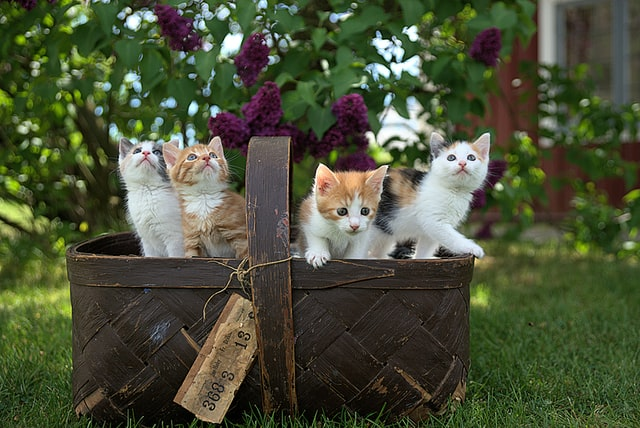
#> input picture resources/photos/cats.jpg, 640 x 428 px, found by its file name
$ python histogram.py
#> lines starting #> are read from the running program, lines starting #| are printed output that depends on the picture; after the words box and inside, x2 and y2 are one past the last pixel; in counts of white or black regions, pixels touching at a corner belong together
# pylint:disable=no-member

import cv2 as cv
import matplotlib.pyplot as plt
import numpy as np

img = cv.imread("resources/photos/cats.jpg")
#> img is the input picture: shape (428, 640, 3); mean B, G, R 55.7, 80.9, 74.5
cv.imshow("Cats", img)

blank = np.zeros(img.shape[:2], dtype="uint8")
mask = cv.circle(blank, (img.shape[1] // 2, img.shape[0] // 2), 100, 255, -1)
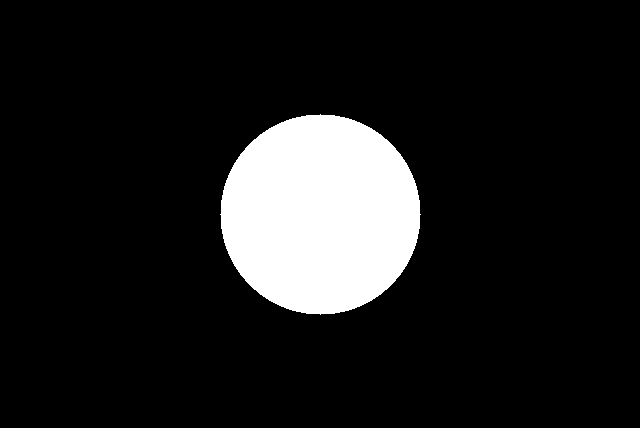
#> blank: shape (428, 640); 11.5% white; 1 white region, box (x1, y1, x2, y2) and area: (220, 114, 421, 315) 31417
masked = cv.bitwise_and(img, img, mask=mask)
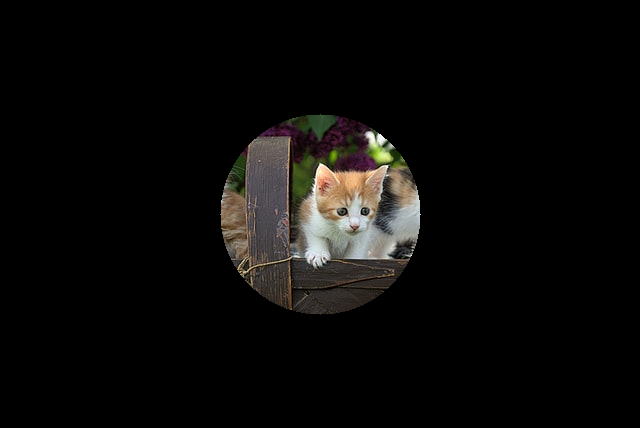
#> masked: shape (428, 640, 3); mean B, G, R 9.2, 10.4, 11.3
cv.imshow("Mask", masked)

# [29 lines of commented-out code are left out]

cv.waitKey(0)

$ run again, with resources/photos/group-1.jpg copied over resources/photos/cats.jpg
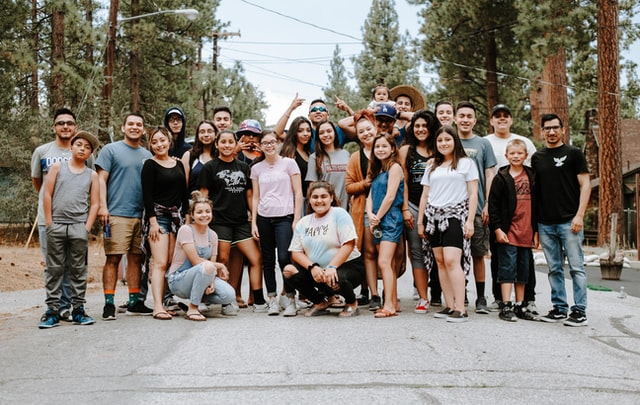
#> input picture resources/photos/group-1.jpg, 640 x 405 px, found by its file name
#> img is the input picture: shape (405, 640, 3); mean B, G, R 117.4, 125.9, 133.4
#> `mask = cv.circle(blank, (img.shape[1] // 2, img.shape[0] // 2), 100, 2..`:
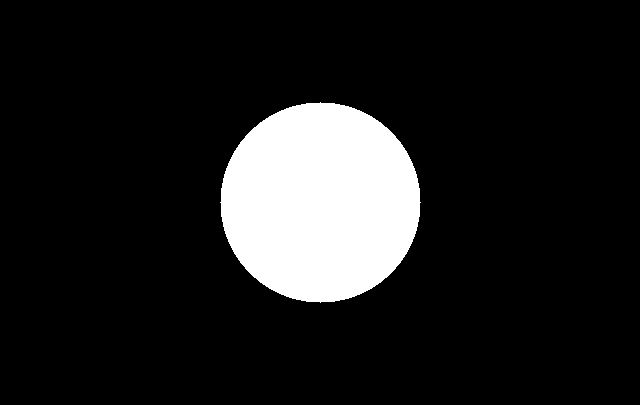
#> blank: shape (405, 640); 12.1% white; 1 white region, box (x1, y1, x2, y2) and area: (220, 102, 421, 303) 31417
#> `masked = cv.bitwise_and(img, img, mask=mask)`:
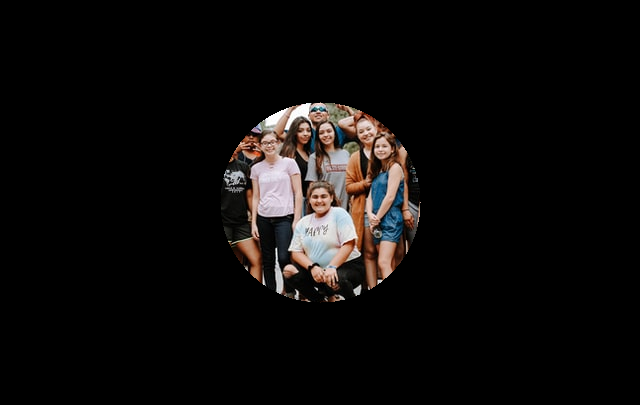
#> masked: shape (405, 640, 3); mean B, G, R 11.4, 12.3, 14.4

$ run again, with resources/photos/lady.jpg copied over resources/photos/cats.jpg
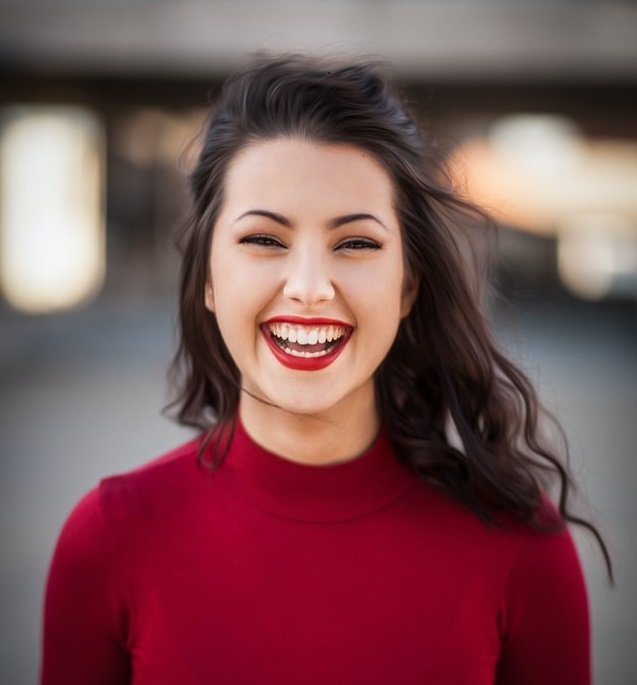
#> input picture resources/photos/lady.jpg, 637 x 685 px, found by its file name
#> img is the input picture: shape (685, 637, 3); mean B, G, R 85.8, 82.5, 123.9
#> `mask = cv.circle(blank, (img.shape[1] // 2, img.shape[0] // 2), 100, 2..`:
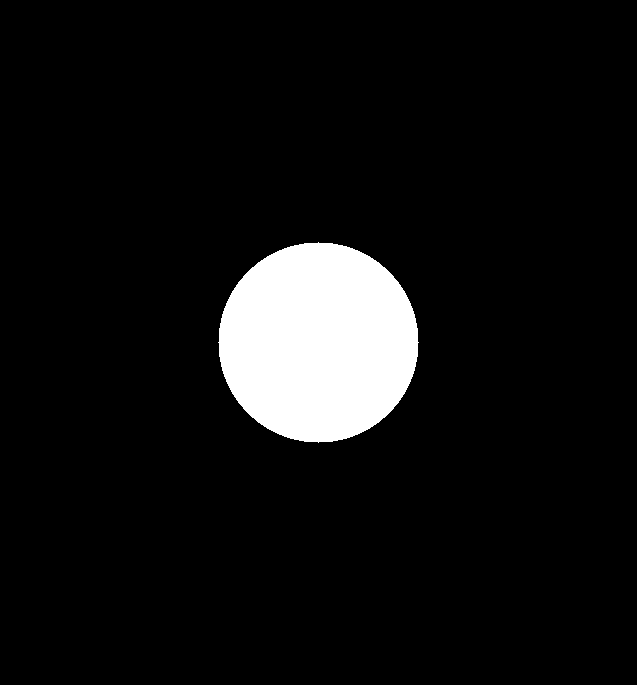
#> blank: shape (685, 637); 7.2% white; 1 white region, box (x1, y1, x2, y2) and area: (218, 242, 419, 443) 31417
#> `masked = cv.bitwise_and(img, img, mask=mask)`:
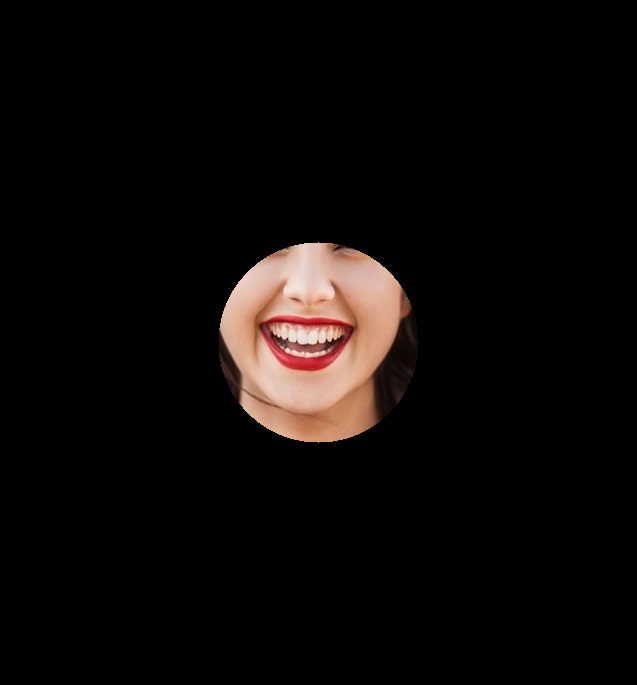
#> masked: shape (685, 637, 3); mean B, G, R 8.5, 9.9, 13.5

$ run again, with resources/photos/park.jpg copied over resources/photos/cats.jpg
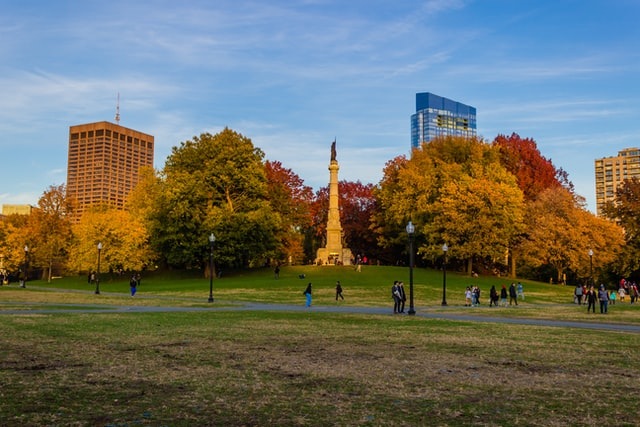
#> input picture resources/photos/park.jpg, 640 x 427 px, found by its file name
#> img is the input picture: shape (427, 640, 3); mean B, G, R 98.3, 110, 108.2
#> blank: shape (427, 640); 11.5% white; 1 white region, box (x1, y1, x2, y2) and area: (220, 113, 421, 314) 31417
#> `masked = cv.bitwise_and(img, img, mask=mask)`:
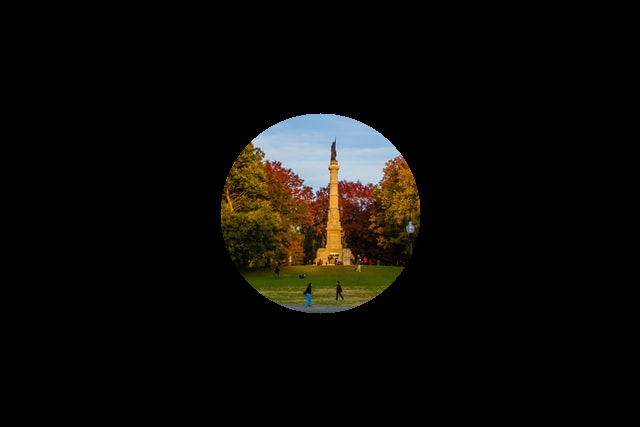
#> masked: shape (427, 640, 3); mean B, G, R 7.5, 10.8, 12.2
